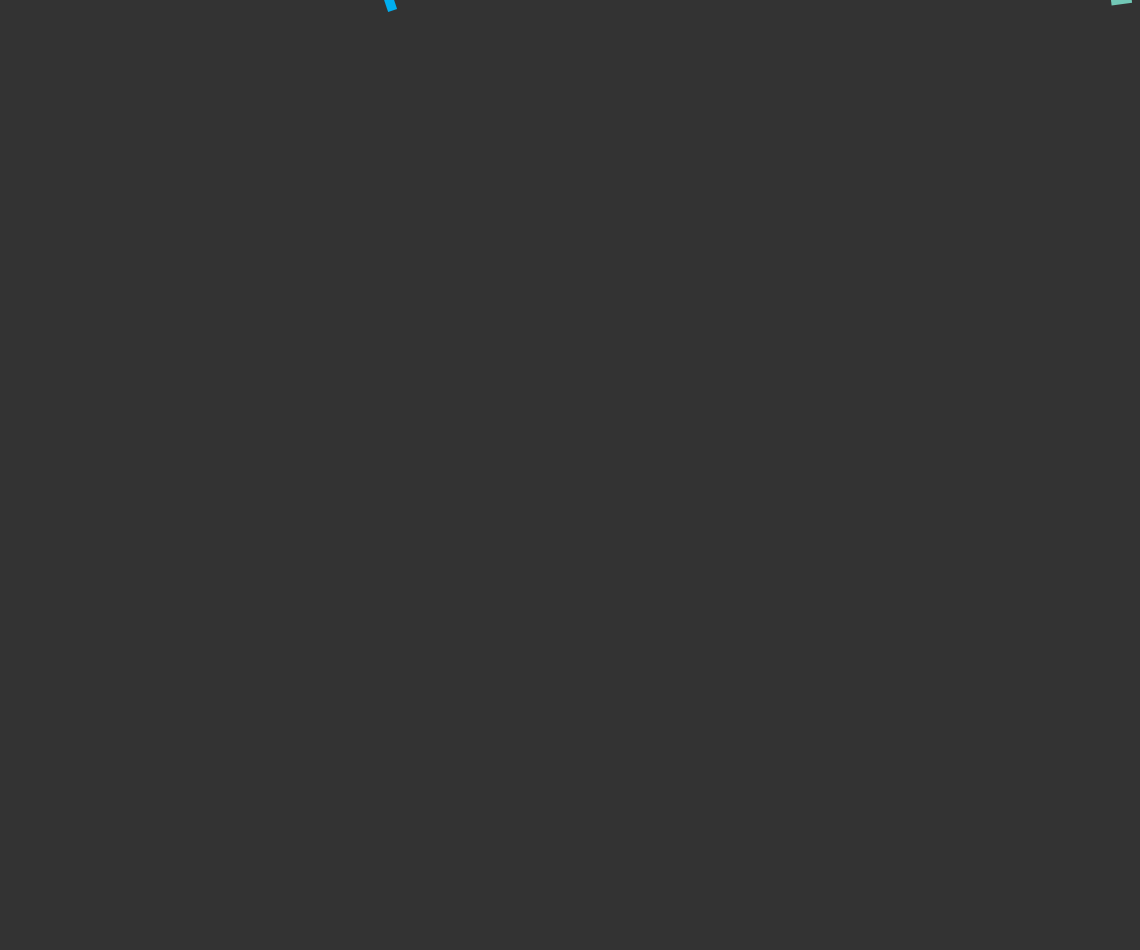
Frame 1 (no input)
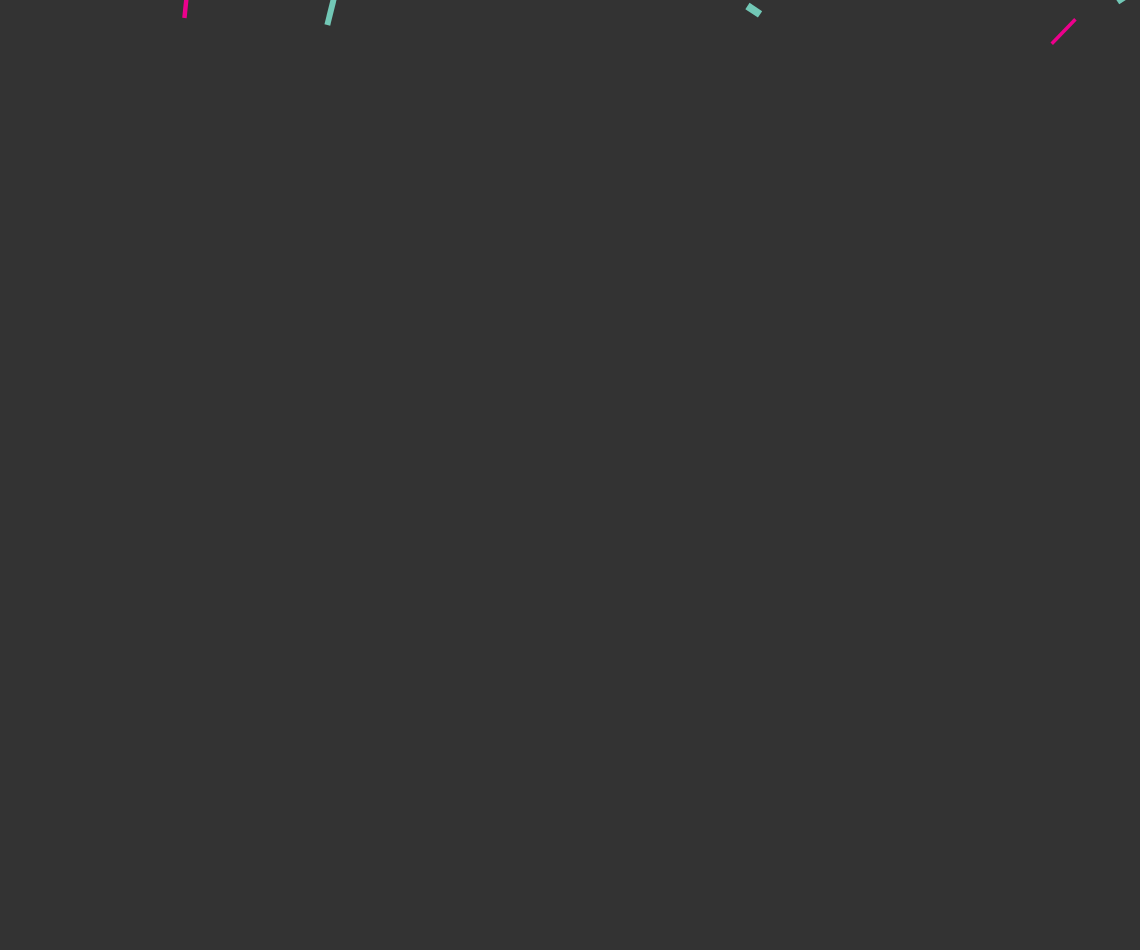
Frame 60 (no input)
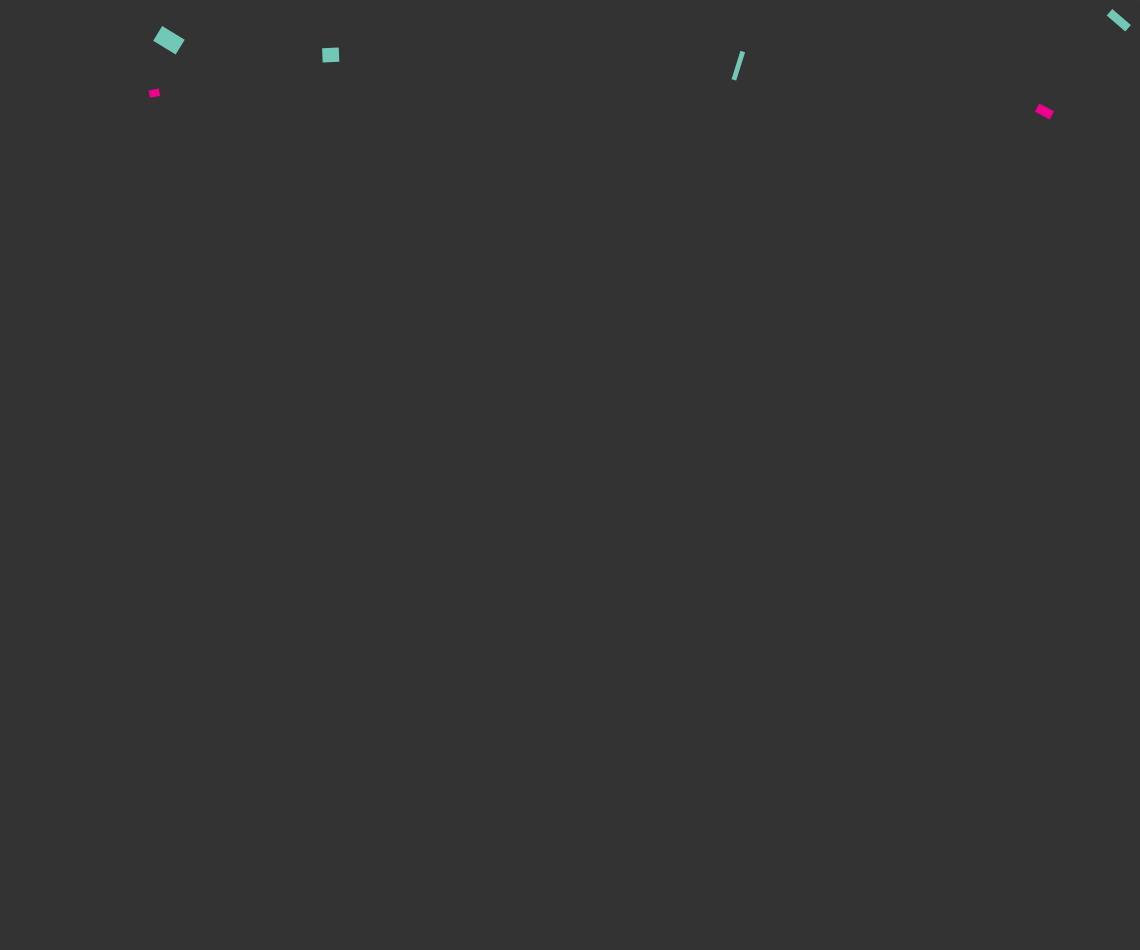
Frame 120 (the mouse pressed at the canvas centre since frame 60)

The p5.js sketch that drew these frames (run headless with seeded random() and noise() and a simulated clock; from frame 60 on, the mouse is pressed at the canvas centre):

// p5.js sketch
// ── sketch.js
let confettiColor = [], confetti = [];

function setup() {
  createCanvas(windowWidth*0.95,windowHeight*0.95);
	confettiColor = [color('#00aeef'), color('#ec008c'), color('#72c8b6')];
  for (let i = 0; i < 100; i++) {
    confetti[i] = new Confetti(random(0, width), random(-height, 0), random(-1, 1));
  }
}

function draw() {
  background(51);
	
	for (let i = 0; i < confetti.length / 2; i++) {
    confetti[i].confettiDisplay();

    if (confetti[i].y > height) {
      confetti[i] = new Confetti(random(0, width), random(-height, 0), random(-1, 1));
    }
  }

  for (let i = int(confetti.length / 2); i < confetti.length; i++) {
    confetti[i].confettiDisplay();

    if (confetti[i].y > height) {
      confetti[i] = new Confetti(random(0, width), random(-height, 0), random(-1, 1));
    }
  }
}
// ── Confetti.js
class Confetti {
  constructor(_x, _y, _s) {
    this.x = _x;
    this.y = _y;
    this.speed = _s;
    this.time = random(0, 100);
    this.color = random(confettiColor);
    this.amp = random(2, 30);
    this.phase = random(0.5, 2);
    this.size = random(width / 25, height / 50);
  }

  confettiDisplay() {
    fill(this.color);
    // blendMode(SCREEN);
    noStroke();
    push();
    translate(this.x, this.y);
    translate(this.amp * sin(this.time * this.phase), this.speed * cos(2 * this.time * this.phase));
    rotate(this.time);
    rectMode(CENTER);
    scale(cos(this.time / 4), sin(this.time / 4));
    rect(0, 0, this.size, this.size / 2);
    pop();

    this.time = this.time + 0.1;

    this.speed += 1 / 200;

    this.y += this.speed;
  }
}
